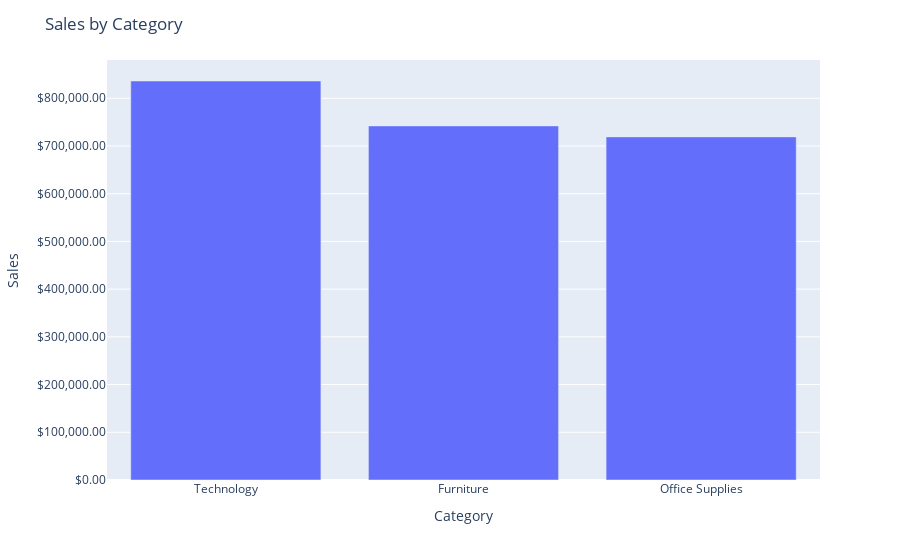

Here is the notebook cell this chart was saved with:
### Markdown cell above
#### 1. Sales

Tính tổng số lượng các sản phẩm đã bán dựa theo Category và Sub-category.

### Code cell
# import make_subplots function to create subplot
# Thêm make_subplots để tạo 
from plotly.subplots import make_subplots

import plotly.graph_objects as go
## CREATE NEW TABLE
# group by category
sales_per_category = df[['Category', 'Sales']].groupby('Category').sum().reset_index()

# sort values by Sales
sales_per_category.sort_values(by='Sales', ascending=False, inplace=True)

## PLOT
fig = px.bar(sales_per_category, x='Category', y='Sales')
fig.update_layout(title={'text': "Sales by Category",
                        'y':0.95,
                        'x':0.5,
                        'xanchor': 'center',
                        'yanchor': 'top'},
                  xaxis_title='Category',
                  yaxis_title='Sales',
                  yaxis_tickprefix='$',
                  yaxis_tickformat=',.2f')
fig.show()
sales_per_category

### Figure 1 — Plotly figure (JSON) as saved in the notebook; plotly's stock layout.template omitted (floating-point values rounded to 4 significant figures)
{"data": [{"alignmentgroup": "True", "hovertemplate": "Category=%{x}<br>Sales=%{y}<extra></extra>", "legendgroup": "", "marker": {"color": "#636efa", "pattern": {"shape": ""}}, "name": "", "offsetgroup": "", "orientation": "v", "showlegend": false, "textposition": "auto", "type": "bar", "x": ["Technology", "Furniture", "Office Supplies"], "xaxis": "x", "y": [836200.0, 742000.0, 719000.0], "yaxis": "y"}], "layout": {"barmode": "relative", "legend": {"tracegroupgap": 0}, "margin": {"t": 60}, "title": {"text": "Sales by Category"}, "xaxis": {"anchor": "y", "domain": [0, 1], "title": {"text": "Category"}}, "yaxis": {"anchor": "x", "domain": [0, 1], "tickformat": ",.2f", "tickprefix": "$", "title": {"text": "Sales"}}}}
